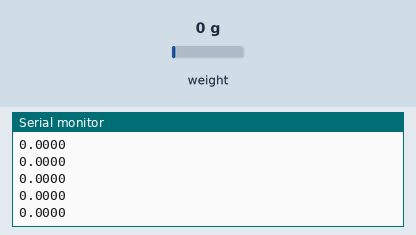
The sketch below on a simulated Arduino Uno, built with avr-gcc and run on an emulated ATmega328P. Shown: the last lines printed to the serial monitor. The inputs (shaded band) are chosen by the test bench; at power-on: weight on the scale 0 g.

Above: at 2.2 s.
2.3 s: weight on the scale set to 100 g
At 2.42 s:
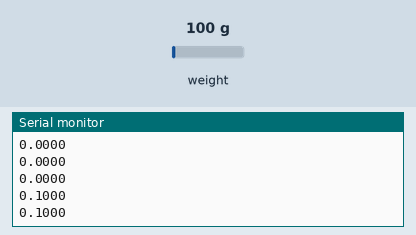
3.8 s: weight on the scale set to 1250 g
At 3.83 s:
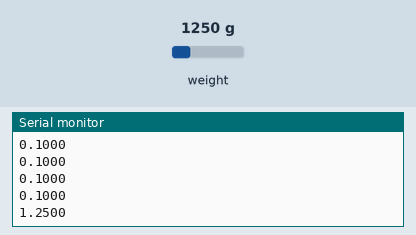
Timing chart, 0 to 6.8 s (numbered marks = the images above; inputs shaded):
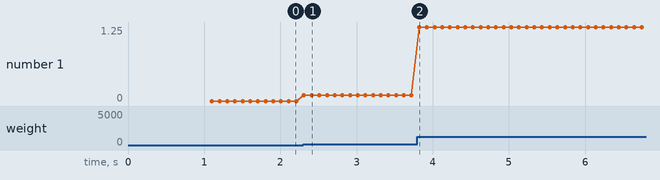

Measured:
- after the input at 2.3 s, the serial monitor: prints a new line at once (image 1)
- after the input at 3.8 s, the serial monitor: prints a new line at once (image 2)
- plotted number 1: 0 → 0.1 after the input at 2.3 s, 0.1 → 1.25 after the input at 3.8 s

The sketch:

ADC_Steps.ino
```cpp
//File: ADC_Steps
//Description: Takes the ADC value at 10Hz intervaul and reports over serial.
//Author: Andy Keats
//Date: 2021-11-22


#include "HX711.h"

#define calibration_factor -35000.0 //This value is obtained using the SparkFun_HX711_Calibration sketch
#define offset_factor 13850

#define DOUT  5
#define CLK  4

HX711 scale;

void setup() {
    Serial.begin(115200);               //initial the Serial

    scale.begin(DOUT, CLK);
    scale.set_scale(calibration_factor); //This value is obtained by using the SparkFun_HX711_Calibration sketch
    //scale.set_offset(offset_factor);
    scale.tare(); //Assuming there is no weight on the scale at start up, reset the scale to 0

    Serial.println("Setup done.");

    long int t1 = 0;
    long int t2 = 0;
    int idx = 0;
    int data = 0;

}

void loop()
{
  //int data = scale.read();
  //int data = scale.get_value();
  float data = scale.get_units();
  Serial.println(data, 4); //send over serial
  //delay(100);
}
```
